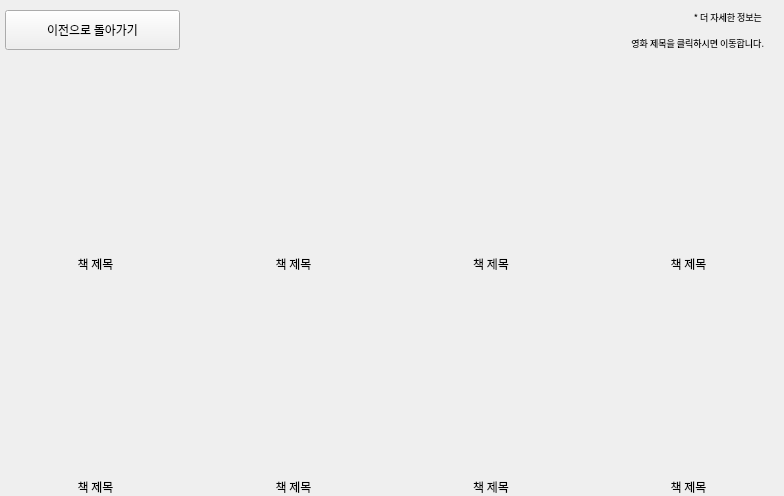
            <widget class="QWidget" name="page_5">
             <layout class="QVBoxLayout" name="verticalLayout_17">
              <property name="leftMargin">
               <number>0</number>
              </property>
              <property name="topMargin">
               <number>0</number>
              </property>
              <property name="rightMargin">
               <number>0</number>
              </property>
              <property name="bottomMargin">
               <number>0</number>
              </property>
              <item>
               <layout class="QVBoxLayout" name="verticalLayout_15" stretch="3,8,2,8,2">
                <property name="spacing">
                 <number>7</number>
                </property>
                <item>
                 <layout class="QHBoxLayout" name="horizontalLayout_23" stretch="0,0,0,0">
                  <property name="spacing">
                   <number>20</number>
                  </property>
                  <property name="leftMargin">
                   <number>5</number>
                  </property>
                  <property name="topMargin">
                   <number>10</number>
                  </property>
                  <property name="rightMargin">
                   <number>20</number>
                  </property>
                  <item>
                   <widget class="QPushButton" name="btn_back">
                    <property name="sizePolicy">
                     <sizepolicy hsizetype="Minimum" vsizetype="Preferred">
                      <horstretch>0</horstretch>
                      <verstretch>0</verstretch>
                     </sizepolicy>
                    </property>
                    <property name="font">
                     <font>
                      <family>Gmarket Sans TTF</family>
                     </font>
                    </property>
                    <property name="styleSheet">
                     <string notr="true">border-image: url(:/botton/masking_green.png);</string>
                    </property>
                    <property name="text">
                     <string>이전으로 돌아가기</string>
                    </property>
                   </widget>
                  </item>
                  <item>
                   <widget class="QWidget" name="widget_7" native="true"/>
                  </item>
                  <item>
                   <widget class="QWidget" name="widget_9" native="true"/>
                  </item>
                  <item>
                   <widget class="QLabel" name="lbl_info_2">
                    <property name="font">
                     <font>
                      <family>Gmarket Sans TTF</family>
                      <pointsize>7</pointsize>
                      <weight>50</weight>
                      <bold>false</bold>
                     </font>
                    </property>
                    <property name="styleSheet">
                     <string notr="true">ncolor: rgb(116, 116, 116);</string>
                    </property>
                    <property name="text">
                     <string>&lt;html&gt;&lt;head/&gt;&lt;body&gt;&lt;p&gt;* 더 자세한 정보는 &lt;/p&gt;&lt;p&gt;영화 제목을 클릭하시면 이동합니다.&lt;/p&gt;&lt;/body&gt;&lt;/html&gt;</string>
                    </property>
                    <property name="alignment">
                     <set>Qt::AlignRight|Qt::AlignTrailing|Qt::AlignVCenter</set>
                    </property>
                    <property name="margin">
                     <number>20</number>
                    </property>
                   </widget>
                  </item>
                 </layout>
                </item>
                <item>
                 <layout class="QHBoxLayout" name="horizontalLayout_19">
                  <property name="spacing">
                   <number>80</number>
                  </property>
                  <property name="leftMargin">
                   <number>30</number>
                  </property>
                  <property name="rightMargin">
                   <number>30</number>
                  </property>
                  <item>
                   <widget class="QLabel" name="lbl_image_9">
                    <property name="sizePolicy">
                     <sizepolicy hsizetype="Minimum" vsizetype="Minimum">
                      <horstretch>0</horstretch>
                      <verstretch>0</verstretch>
                     </sizepolicy>
                    </property>
                    <property name="minimumSize">
                     <size>
                      <width>121</width>
                      <height>191</height>
                     </size>
                    </property>
                    <property name="text">
                     <string/>
                    </property>
                    <property name="alignment">
                     <set>Qt::AlignCenter</set>
                    </property>
                   </widget>
                  </item>
                  <item>
                   <widget class="QLabel" name="lbl_image_10">
                    <property name="sizePolicy">
                     <sizepolicy hsizetype="Minimum" vsizetype="Minimum">
                      <horstretch>0</horstretch>
                      <verstretch>0</verstretch>
                     </sizepolicy>
                    </property>
                    <property name="minimumSize">
                     <size>
                      <width>121</width>
                      <height>191</height>
                     </size>
                    </property>
                    <property name="text">
                     <string/>
                    </property>
                    <property name="alignment">
                     <set>Qt::AlignCenter</set>
                    </property>
                   </widget>
                  </item>
                  <item>
                   <widget class="QLabel" name="lbl_image_13">
                    <property name="sizePolicy">
                     <sizepolicy hsizetype="Minimum" vsizetype="Minimum">
                      <horstretch>0</horstretch>
                      <verstretch>0</verstretch>
                     </sizepolicy>
                    </property>
                    <property name="minimumSize">
                     <size>
                      <width>121</width>
                      <height>191</height>
                     </size>
                    </property>
                    <property name="text">
                     <string/>
                    </property>
                    <property name="alignment">
                     <set>Qt::AlignCenter</set>
                    </property>
                   </widget>
                  </item>
                  <item>
                   <widget class="QLabel" name="lbl_image_14">
                    <property name="sizePolicy">
                     <sizepolicy hsizetype="Minimum" vsizetype="Minimum">
                      <horstretch>0</horstretch>
                      <verstretch>0</verstretch>
                     </sizepolicy>
                    </property>
                    <property name="minimumSize">
                     <size>
                      <width>121</width>
                      <height>191</height>
                     </size>
                    </property>
                    <property name="text">
                     <string/>
                    </property>
                    <property name="alignment">
                     <set>Qt::AlignCenter</set>
                    </property>
                   </widget>
                  </item>
                 </layout>
                </item>
                <item>
                 <layout class="QHBoxLayout" name="horizontalLayout_21">
                  <item>
                   <widget class="QLabel" name="lbl_title_9">
                    <property name="font">
                     <font>
                      <family>Gmarket Sans TTF</family>
                     </font>
                    </property>
                    <property name="text">
                     <string>책 제목</string>
                    </property>
                    <property name="alignment">
                     <set>Qt::AlignCenter</set>
                    </property>
                   </widget>
                  </item>
                  <item>
                   <widget class="QLabel" name="lbl_title_10">
                    <property name="font">
                     <font>
                      <family>Gmarket Sans TTF</family>
                     </font>
                    </property>
                    <property name="text">
                     <string>책 제목</string>
                    </property>
                    <property name="alignment">
                     <set>Qt::AlignCenter</set>
                    </property>
                   </widget>
                  </item>
                  <item>
                   <widget class="QLabel" name="lbl_title_13">
                    <property name="font">
                     <font>
                      <family>Gmarket Sans TTF</family>
                     </font>
                    </property>
                    <property name="text">
                     <string>책 제목</string>
                    </property>
                    <property name="alignment">
                     <set>Qt::AlignCenter</set>
                    </property>
                   </widget>
                  </item>
                  <item>
                   <widget class="QLabel" name="lbl_title_14">
                    <property name="font">
                     <font>
                      <family>Gmarket Sans TTF</family>
                     </font>
                    </property>
                    <property name="text">
                     <string>책 제목</string>
                    </property>
                    <property name="alignment">
                     <set>Qt::AlignCenter</set>
                    </property>
                   </widget>
                  </item>
                 </layout>
                </item>
                <item>
                 <layout class="QHBoxLayout" name="horizontalLayout_20">
                  <property name="spacing">
                   <number>80</number>
                  </property>
                  <property name="leftMargin">
                   <number>30</number>
                  </property>
                  <property name="rightMargin">
                   <number>30</number>
                  </property>
                  <item>
                   <widget class="QLabel" name="lbl_image_11">
                    <property name="sizePolicy">
                     <sizepolicy hsizetype="Minimum" vsizetype="Minimum">
                      <horstretch>0</horstretch>
                      <verstretch>0</verstretch>
                     </sizepolicy>
                    </property>
                    <property name="minimumSize">
                     <size>
                      <width>121</width>
                      <height>191</height>
                     </size>
                    </property>
                    <property name="text">
                     <string/>
                    </property>
                    <property name="alignment">
                     <set>Qt::AlignCenter</set>
                    </property>
                   </widget>
                  </item>
                  <item>
                   <widget class="QLabel" name="lbl_image_12">
                    <property name="sizePolicy">
                     <sizepolicy hsizetype="Minimum" vsizetype="Minimum">
                      <horstretch>0</horstretch>
                      <verstretch>0</verstretch>
                     </sizepolicy>
                    </property>
                    <property name="minimumSize">
                     <size>
                      <width>121</width>
                      <height>191</height>
                     </size>
                    </property>
                    <property name="text">
                     <string/>
                    </property>
                    <property name="alignment">
                     <set>Qt::AlignCenter</set>
                    </property>
                   </widget>
                  </item>
                  <item>
                   <widget class="QLabel" name="lbl_image_15">
                    <property name="sizePolicy">
                     <sizepolicy hsizetype="Minimum" vsizetype="Minimum">
                      <horstretch>0</horstretch>
                      <verstretch>0</verstretch>
                     </sizepolicy>
                    </property>
                    <property name="minimumSize">
                     <size>
                      <width>121</width>
                      <height>191</height>
                     </size>
                    </property>
                    <property name="text">
                     <string/>
                    </property>
                    <property name="alignment">
                     <set>Qt::AlignCenter</set>
                    </property>
                   </widget>
                  </item>
                  <item>
                   <widget class="QLabel" name="lbl_image_16">
                    <property name="sizePolicy">
                     <sizepolicy hsizetype="Minimum" vsizetype="Minimum">
                      <horstretch>0</horstretch>
                      <verstretch>0</verstretch>
                     </sizepolicy>
                    </property>
                    <property name="minimumSize">
                     <size>
                      <width>121</width>
                      <height>191</height>
                     </size>
                    </property>
                    <property name="text">
                     <string/>
                    </property>
                    <property name="alignment">
                     <set>Qt::AlignCenter</set>
                    </property>
                   </widget>
                  </item>
                 </layout>
                </item>
                <item>
                 <layout class="QHBoxLayout" name="horizontalLayout_22">
                  <item>
                   <widget class="QLabel" name="lbl_title_11">
                    <property name="font">
                     <font>
                      <family>Gmarket Sans TTF</family>
                     </font>
                    </property>
                    <property name="text">
                     <string>책 제목</string>
                    </property>
                    <property name="alignment">
                     <set>Qt::AlignCenter</set>
                    </property>
                   </widget>
                  </item>
                  <item>
                   <widget class="QLabel" name="lbl_title_12">
                    <property name="font">
                     <font>
                      <family>Gmarket Sans TTF</family>
                     </font>
                    </property>
                    <property name="text">
                     <string>책 제목</string>
                    </property>
                    <property name="alignment">
                     <set>Qt::AlignCenter</set>
                    </property>
                   </widget>
                  </item>
                  <item>
                   <widget class="QLabel" name="lbl_title_15">
                    <property name="font">
                     <font>
                      <family>Gmarket Sans TTF</family>
                     </font>
                    </property>
                    <property name="text">
                     <string>책 제목</string>
                    </property>
                    <property name="alignment">
                     <set>Qt::AlignCenter</set>
                    </property>
                   </widget>
                  </item>
                  <item>
                   <widget class="QLabel" name="lbl_title_16">
                    <property name="font">
                     <font>
                      <family>Gmarket Sans TTF</family>
                     </font>
                    </property>
                    <property name="text">
                     <string>책 제목</string>
                    </property>
                    <property name="alignment">
                     <set>Qt::AlignCenter</set>
                    </property>
                   </widget>
                  </item>
                 </layout>
                </item>
               </layout>
              </item>
             </layout>
            </widget>
